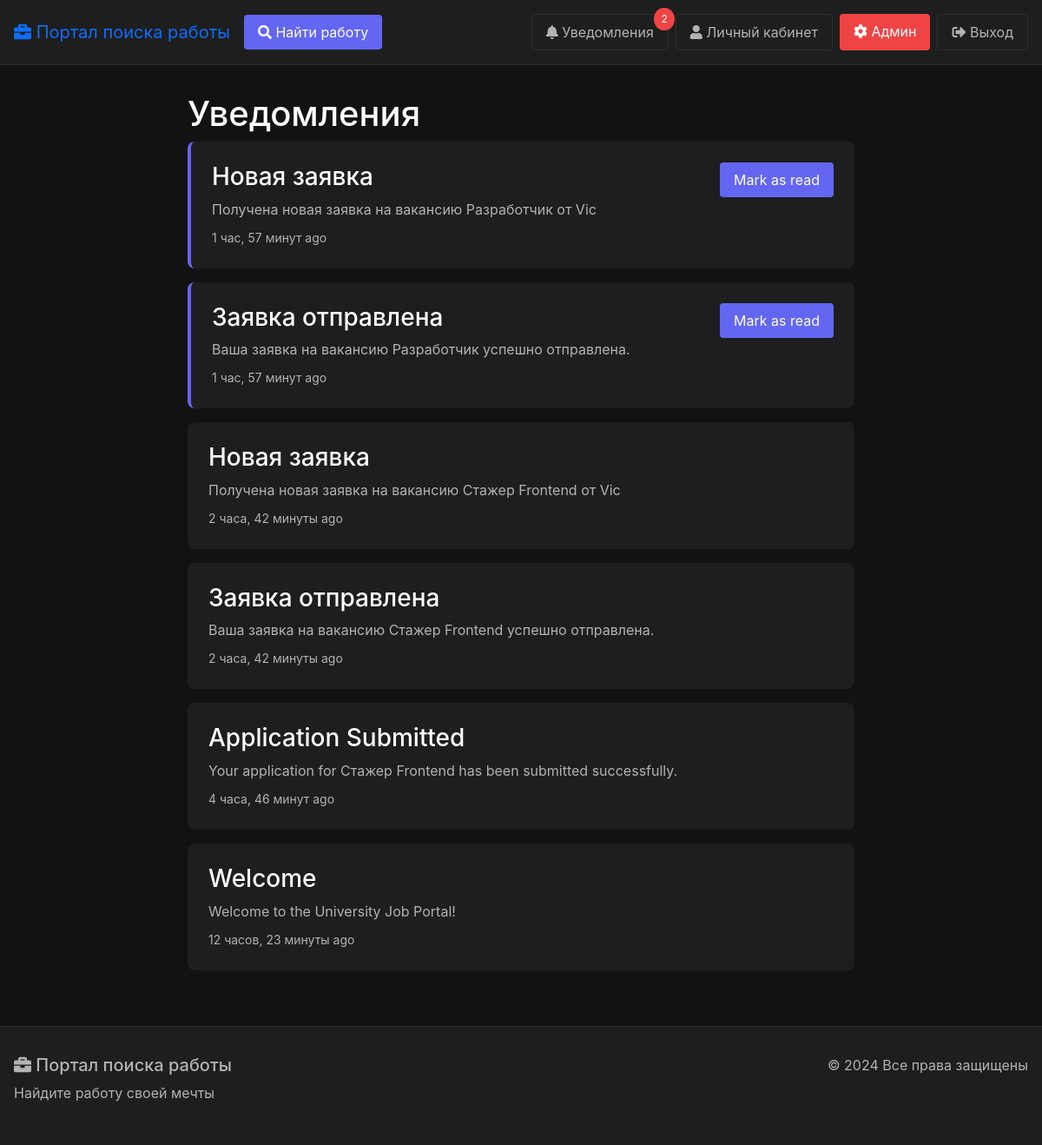
The app's page /notifications/ (signed in) with its own data.
### notifications/models.py (models this page shows, shortened)
class Notification(models.Model):
    NOTIFICATION_TYPES = (
        ('application_status', 'Application Status Change'),
        ('new_job', 'New Job Posted'),
        ('review', 'New Review'),
        ('message', 'New Message'),
    )
    recipient = models.ForeignKey(
        User,
        on_delete=models.CASCADE,
        related_name='notifications'
    )
    notification_type = models.CharField(
        max_length=20,
        choices=NOTIFICATION_TYPES
    )
    title = models.CharField(max_length=255)
    message = models.TextField()
    is_read = models.BooleanField(default=False)
    created_at = models.DateTimeField(auto_now_add=True)
    content_type = models.ForeignKey(
        ContentType,
        on_delete=models.CASCADE,
        null=True,
        blank=True
    )
    object_id = models.PositiveIntegerField(null=True, blank=True)
    content_object = GenericForeignKey('content_type', 'object_id')
    class Meta:
        ordering = ['-created_at']
        indexes = [
            models.Index(fields=['recipient', '-created_at']),
            models.Index(fields=['is_read', '-created_at']),
        ]

### notifications/views.py (the view)
# urls.py: path('', views.NotificationListView.as_view(), name='list'),
class NotificationListView(LoginRequiredMixin, ListView):
    model = Notification
    template_name = 'notifications/notification_list.html'
    context_object_name = 'notifications'
    paginate_by = 10
    def get_queryset(self):
        return Notification.objects.filter(recipient=self.request.user)

### notifications/context_processors.py (called while the page is built)
def notifications(request):
    if request.user.is_authenticated:
        return {
            'unread_notifications_count': request.user.notifications.filter(is_read=False).count()
        }
    return {'unread_notifications_count': 0}

### templates/notifications/notification_list.html (shortened to what this page needs)
{% extends 'base.html' %}
{% block content %}
<div class="notifications-container">
    <h1>Уведомления</h1>
    <div class="notifications-list">
        {% for notification in notifications %}
            <div class="notification-card {% if not notification.is_read %}unread{% endif %}">
                <div class="notification-content">
                    <h3>{{ notification.title }}</h3>
                    <p>{{ notification.message }}</p>
                    <span class="notification-time">{{ notification.created_at|timesince }} ago</span>
                </div>
                {% if not notification.is_read %}
                    <button class="mark-read-btn" data-id="{{ notification.id }}">Mark as read</button>
                {% endif %}
            </div>
        {% empty %}
            <p class="no-notifications">уведомлений нет</p>
        {% endfor %}
    </div>
</div>
{% endblock %}

### templates/base.html (style rules this page uses)
:root { --bg-primary: #121212; --bg-secondary: #1e1e1e; --text-primary: #ffffff; --text-secondary: #b3b3b3; --accent: #6366f1; --accent-hover: #4f46e5; --border: #2d2d2d; --error: #ef4444; --success: #10b981; --warning: #f59e0b; --info: #3b82f6; }
body { margin: 0; padding: 0; font-family: -apple-system, BlinkMacSystemFont, 'Segoe UI', Roboto, sans-serif; background-color: var(--bg-primary); color: var(--text-primary); line-height: 1.5; }

### templates/notifications/notification_list.html (style rules this page uses)
.notifications-container { max-width: 800px; margin: 2rem auto; padding: 0 1rem; }
.notification-card { background-color: var(--bg-secondary); padding: 1.5rem; border-radius: 8px; margin-bottom: 1rem; display: flex; justify-content: space-between; align-items: flex-start; }
.notification-card.unread { border-left: 4px solid var(--accent); }
.notification-content h3 { margin: 0 0 0.5rem; color: var(--text-primary); }
.notification-content p { color: var(--text-secondary); margin: 0 0 0.5rem; }
.notification-time { font-size: 0.875rem; color: var(--text-secondary); }
.mark-read-btn { background-color: var(--accent); color: white; border: none; padding: 0.5rem 1rem; border-radius: 4px; cursor: pointer; }

### records on screen
Notification: title "Новая заявка", message "Получена новая заявка на вакансию Разработчик от Vic", created_at "1 час, 57 минут"
Notification: title "Заявка отправлена", message "Ваша заявка на вакансию Разработчик успешно отправлена.", created_at "1 час, 57 минут"
Notification: title "Новая заявка", message "Получена новая заявка на вакансию Стажер Frontend от Vic", created_at "2 часа, 42 минуты"
Notification: title "Заявка отправлена", message "Ваша заявка на вакансию Стажер Frontend успешно отправлена.", created_at "2 часа, 42 минуты"
Notification: title "Application Submitted", message "Your application for Стажер Frontend has been submitted successfully.", created_at "4 часа, 46 минут"
Notification: title "Welcome", message "Welcome to the University Job Portal!", created_at "12 часов, 23 минуты"

### other values on screen
{{ unread_notifications_count }} "2"
